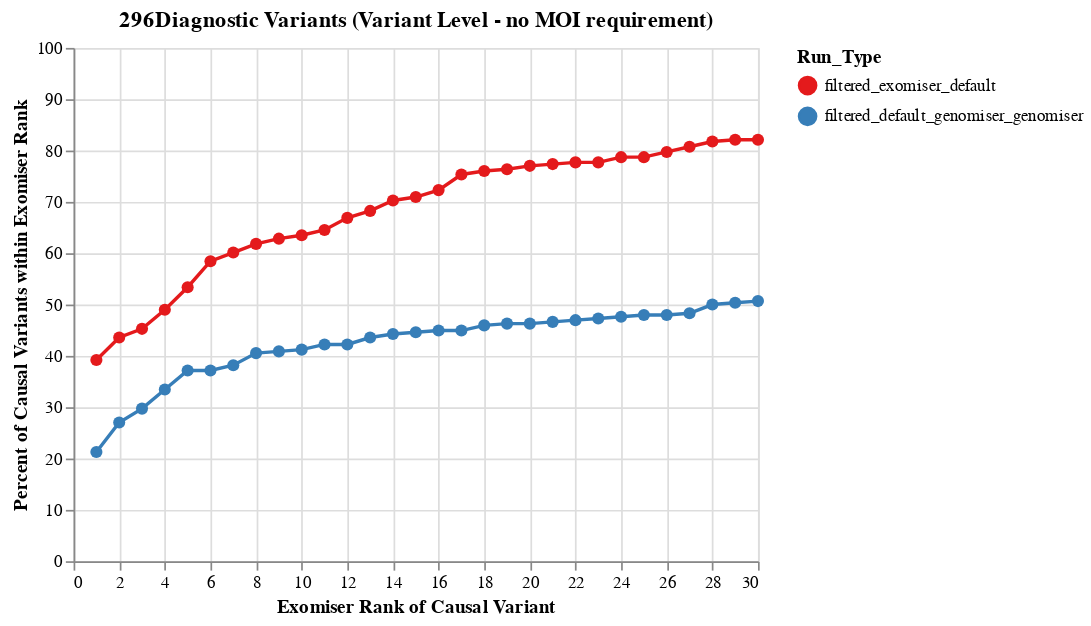

Here is the notebook cell this chart was saved with:
### Code cell
domain = ['filtered_exomiser_default', 'filtered_default_genomiser_genomiser']
run_types = ['filtered_exomiser_default', 'filtered_default_genomiser_genomiser']
gs_exomiser_df,denom = create_df(300, run_types, success_table)
gs_exomiser = create_plot(denom, gs_exomiser_df, domain, 'set1', domain)
gs_exomiser

### Figure 1 — Vega-Lite specification as saved in the notebook (floating-point values rounded to 4 significant figures)
{"config": {"view": {"continuousWidth": 300, "continuousHeight": 300}}, "vconcat": [{"mark": {"type": "line", "point": {"size": 50}}, "encoding": {"color": {"field": "Run_Type", "scale": {"domain": ["filtered_exomiser_default", "filtered_default_genomiser_genomiser"], "scheme": "set1"}, "sort": ["filtered_exomiser_default", "filtered_default_genomiser_genomiser"], "type": "nominal"}, "tooltip": [{"field": "Rank", "type": "quantitative"}, {"field": "Percent_Variants", "type": "quantitative"}, {"field": "Run_Type", "type": "nominal"}], "x": {"field": "Rank", "title": "Exomiser Rank of Causal Variant", "type": "quantitative"}, "y": {"field": "Percent_Variants", "scale": {"domain": [0, 100]}, "title": "Percent of Causal Variants within Exomiser Rank", "type": "quantitative"}}, "height": 300, "title": "296Diagnostic Variants (Variant Level - no MOI requirement)", "width": 400}], "data": {"name": "data-99bceafea56e9fc878d4c19ec7db03fc"}, "$schema": "https://vega.github.io/schema/vega-lite/v5.17.0.json", "datasets": {"data-99bceafea56e9fc878d4c19ec7db03fc": [{"Rank": 1, "NumPatients": 116, "Percent_Variants": 39.19, "Run_Type": "filtered_exomiser_default"}, {"Rank": 2, "NumPatients": 129, "Percent_Variants": 43.58, "Run_Type": "filtered_exomiser_default"}, {"Rank": 3, "NumPatients": 134, "Percent_Variants": 45.27, "Run_Type": "filtered_exomiser_default"}, {"Rank": 4, "NumPatients": 145, "Percent_Variants": 48.99, "Run_Type": "filtered_exomiser_default"}, {"Rank": 5, "NumPatients": 158, "Percent_Variants": 53.38, "Run_Type": "filtered_exomiser_default"}, {"Rank": 6, "NumPatients": 173, "Percent_Variants": 58.45, "Run_Type": "filtered_exomiser_default"}, {"Rank": 7, "NumPatients": 178, "Percent_Variants": 60.14, "Run_Type": "filtered_exomiser_default"}, {"Rank": 8, "NumPatients": 183, "Percent_Variants": 61.82, "Run_Type": "filtered_exomiser_default"}, {"Rank": 9, "NumPatients": 186, "Percent_Variants": 62.84, "Run_Type": "filtered_exomiser_default"}, {"Rank": 10, "NumPatients": 188, "Percent_Variants": 63.51, "Run_Type": "filtered_exomiser_default"}, {"Rank": 11, "NumPatients": 191, "Percent_Variants": 64.53, "Run_Type": "filtered_exomiser_default"}, {"Rank": 12, "NumPatients": 198, "Percent_Variants": 66.89, "Run_Type": "filtered_exomiser_default"}, {"Rank": 13, "NumPatients": 202, "Percent_Variants": 68.24, "Run_Type": "filtered_exomiser_default"}, {"Rank": 14, "NumPatients": 208, "Percent_Variants": 70.27, "Run_Type": "filtered_exomiser_default"}, {"Rank": 15, "NumPatients": 210, "Percent_Variants": 70.95, "Run_Type": "filtered_exomiser_default"}, {"Rank": 16, "NumPatients": 214, "Percent_Variants": 72.3, "Run_Type": "filtered_exomiser_default"}, {"Rank": 17, "NumPatients": 223, "Percent_Variants": 75.34, "Run_Type": "filtered_exomiser_default"}, {"Rank": 18, "NumPatients": 225, "Percent_Variants": 76.01, "Run_Type": "filtered_exomiser_default"}, {"Rank": 19, "NumPatients": 226, "Percent_Variants": 76.35, "Run_Type": "filtered_exomiser_default"}, {"Rank": 20, "NumPatients": 228, "Percent_Variants": 77.03, "Run_Type": "filtered_exomiser_default"}, {"Rank": 21, "NumPatients": 229, "Percent_Variants": 77.36, "Run_Type": "filtered_exomiser_default"}, {"Rank": 22, "NumPatients": 230, "Percent_Variants": 77.7, "Run_Type": "filtered_exomiser_default"}, {"Rank": 23, "NumPatients": 230, "Percent_Variants": 77.7, "Run_Type": "filtered_exomiser_default"}, {"Rank": 24, "NumPatients": 233, "Percent_Variants": 78.72, "Run_Type": "filtered_exomiser_default"}, {"Rank": 25, "NumPatients": 233, "Percent_Variants": 78.72, "Run_Type": "filtered_exomiser_default"}, {"Rank": 26, "NumPatients": 236, "Percent_Variants": 79.73, "Run_Type": "filtered_exomiser_default"}, {"Rank": 27, "NumPatients": 239, "Percent_Variants": 80.74, "Run_Type": "filtered_exomiser_default"}, {"Rank": 28, "NumPatients": 242, "Percent_Variants": 81.76, "Run_Type": "filtered_exomiser_default"}, {"Rank": 29, "NumPatients": 243, "Percent_Variants": 82.09, "Run_Type": "filtered_exomiser_default"}, {"Rank": 30, "NumPatients": 243, "Percent_Variants": 82.09, "Run_Type": "filtered_exomiser_default"}, {"Rank": 1, "NumPatients": 63, "Percent_Variants": 21.28, "Run_Type": "filtered_default_genomiser_genomiser"}, {"Rank": 2, "NumPatients": 80, "Percent_Variants": 27.03, "Run_Type": "filtered_default_genomiser_genomiser"}, {"Rank": 3, "NumPatients": 88, "Percent_Variants": 29.73, "Run_Type": "filtered_default_genomiser_genomiser"}, {"Rank": 4, "NumPatients": 99, "Percent_Variants": 33.45, "Run_Type": "filtered_default_genomiser_genomiser"}, {"Rank": 5, "NumPatients": 110, "Percent_Variants": 37.16, "Run_Type": "filtered_default_genomiser_genomiser"}, {"Rank": 6, "NumPatients": 110, "Percent_Variants": 37.16, "Run_Type": "filtered_default_genomiser_genomiser"}, {"Rank": 7, "NumPatients": 113, "Percent_Variants": 38.18, "Run_Type": "filtered_default_genomiser_genomiser"}, {"Rank": 8, "NumPatients": 120, "Percent_Variants": 40.54, "Run_Type": "filtered_default_genomiser_genomiser"}, {"Rank": 9, "NumPatients": 121, "Percent_Variants": 40.88, "Run_Type": "filtered_default_genomiser_genomiser"}, {"Rank": 10, "NumPatients": 122, "Percent_Variants": 41.22, "Run_Type": "filtered_default_genomiser_genomiser"}, {"Rank": 11, "NumPatients": 125, "Percent_Variants": 42.23, "Run_Type": "filtered_default_genomiser_genomiser"}, {"Rank": 12, "NumPatients": 125, "Percent_Variants": 42.23, "Run_Type": "filtered_default_genomiser_genomiser"}, {"Rank": 13, "NumPatients": 129, "Percent_Variants": 43.58, "Run_Type": "filtered_default_genomiser_genomiser"}, {"Rank": 14, "NumPatients": 131, "Percent_Variants": 44.26, "Run_Type": "filtered_default_genomiser_genomiser"}, {"Rank": 15, "NumPatients": 132, "Percent_Variants": 44.59, "Run_Type": "filtered_default_genomiser_genomiser"}, {"Rank": 16, "NumPatients": 133, "Percent_Variants": 44.93, "Run_Type": "filtered_default_genomiser_genomiser"}, {"Rank": 17, "NumPatients": 133, "Percent_Variants": 44.93, "Run_Type": "filtered_default_genomiser_genomiser"}, {"Rank": 18, "NumPatients": 136, "Percent_Variants": 45.95, "Run_Type": "filtered_default_genomiser_genomiser"}, {"Rank": 19, "NumPatients": 137, "Percent_Variants": 46.28, "Run_Type": "filtered_default_genomiser_genomiser"}, {"Rank": 20, "NumPatients": 137, "Percent_Variants": 46.28, "Run_Type": "filtered_default_genomiser_genomiser"}, {"Rank": 21, "NumPatients": 138, "Percent_Variants": 46.62, "Run_Type": "filtered_default_genomiser_genomiser"}, {"Rank": 22, "NumPatients": 139, "Percent_Variants": 46.96, "Run_Type": "filtered_default_genomiser_genomiser"}, {"Rank": 23, "NumPatients": 140, "Percent_Variants": 47.3, "Run_Type": "filtered_default_genomiser_genomiser"}, {"Rank": 24, "NumPatients": 141, "Percent_Variants": 47.64, "Run_Type": "filtered_default_genomiser_genomiser"}, {"Rank": 25, "NumPatients": 142, "Percent_Variants": 47.97, "Run_Type": "filtered_default_genomiser_genomiser"}, {"Rank": 26, "NumPatients": 142, "Percent_Variants": 47.97, "Run_Type": "filtered_default_genomiser_genomiser"}, {"Rank": 27, "NumPatients": 143, "Percent_Variants": 48.31, "Run_Type": "filtered_default_genomiser_genomiser"}, {"Rank": 28, "NumPatients": 148, "Percent_Variants": 50.0, "Run_Type": "filtered_default_genomiser_genomiser"}, {"Rank": 29, "NumPatients": 149, "Percent_Variants": 50.34, "Run_Type": "filtered_default_genomiser_genomiser"}, {"Rank": 30, "NumPatients": 150, "Percent_Variants": 50.68, "Run_Type": "filtered_default_genomiser_genomiser"}]}}
